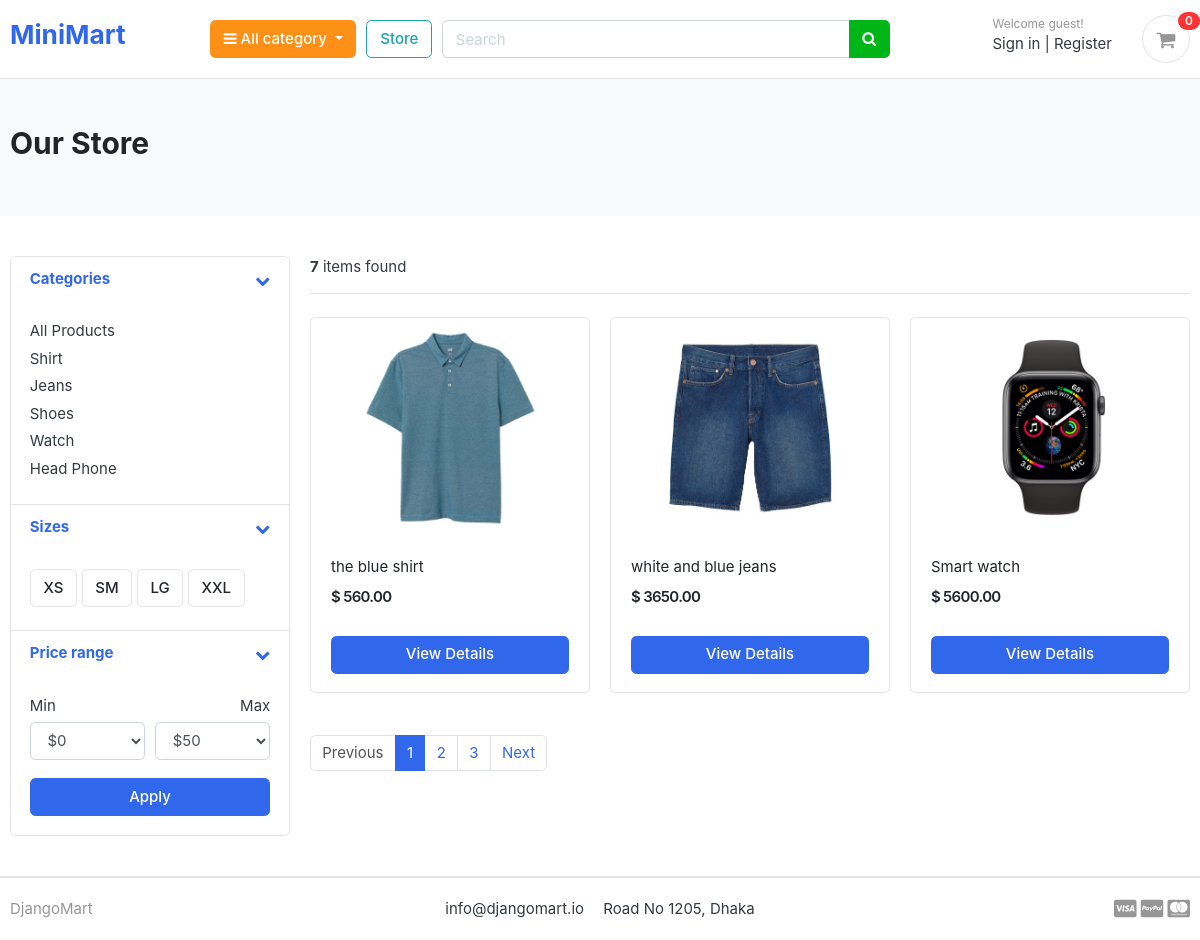
/store/, run on the app's committed database.
### category_app/models.py (models this page shows, shortened)
class CategoryModel(models.Model):
    category_name = models.CharField(max_length= 50, unique= True)
    slug = models.SlugField(max_length= 50, unique= True) # category-model-like-this
    description = models.TextField(max_length=255, blank= True)
    cat_images = models.ImageField(upload_to= 'photos/categories', blank= True)
    class Meta:
        verbose_name = 'category'
        verbose_name_plural = 'categories' # ei name show korbe admin panel e
    def get_url(self):
        return reverse('products_by_category', args= [self.slug])

### product_store_app/models.py (models this page shows, shortened)
class ProductModel(models.Model):
    product_name      = models.CharField(max_length= 200, unique= True)
    prod_slug         = models.SlugField(max_length= 200, unique= True)
    prod_descri       = models.TextField(max_length= 500, blank= True)
    prod_price        = models.DecimalField(max_digits= 10, decimal_places= 2)
    prod_img          = models.ImageField(upload_to= 'photos/products')
    prod_stock        = models.IntegerField()
    is_avaiable       = models.BooleanField(default= False)
    prod_category     = models.ForeignKey(CategoryModel, related_name='category', on_delete= models.CASCADE)
    prod_created_date = models.DateTimeField(auto_now_add= True)
    prod_modify_date  = models.DateTimeField(auto_now= True)
    class Meta:
        verbose_name = 'product'
        verbose_name_plural = 'products'
    def get_url(self):
        return reverse('product_details', args= [self.prod_category.slug, self.prod_slug])

### product_store_app/views.py (the view)
# urls.py: path('store/', include('product_store_app.urls')),
def store(request, category_slug = None): # category_slug urls.py theke argument hisabe pacchi
    categories = None
    products = None
    if category_slug != None:
        categories = get_object_or_404(CategoryModel, slug = category_slug) # kon catagory seta filter hobe
        products = ProductModel.objects.filter(prod_category= categories, is_avaiable= True)
        paginator = Paginator(products, 1) # 1 page e kotogula product show korbo
        page = request.GET.get('page') #  (?page=2)
        paged_products = paginator.get_page(page) # get the page
        product_count = products.count()
    else:
       products = ProductModel.objects.all().filter(is_avaiable= True).order_by('id') # all avaiable product show korbe
       paginator = Paginator(products, 3) # jodi total 6 product theke then 2 ta kore 3 page e show korbe
       page = request.GET.get('page') # ?page=2
       paged_products = paginator.get_page(page) # get the page
       product_count = products.count()
    context = {'products': paged_products, 'p_counts': product_count}
    return render(request, 'store/store.html', context)

### cart_app/context_processor.py (called while the page is built)
def cart_counter(request):
    cart_count = 0
    if 'admin' in request.path:
        return {}
    else:
        try:
            cart = CartModel.objects.filter(cart_id=_cart_id(request))
            if request.user.is_authenticated:
                cart_items = CartItemModel.objects.all().filter(user=request.user)
            else:
                cart_items = CartItemModel.objects.all().filter(cart=cart[:1])
            for cart_item in cart_items:
                cart_count += cart_item.quantity
        except CartModel.DoesNotExist:
            cart_count = 0
    return dict(cart_count=cart_count)

### cart_app/views.py (called while the page is built)
def _cart_id(request):
    cart = request.session.session_key
    if not cart:
       cart = request.session.create()
    else:
        return cart

### category_app/context_processor.py (called while the page is built)
def menu_links(request):
    links = CategoryModel.objects.all()
    return dict(links= links)

### product_store_app/templates/store/store.html (shortened to what this page needs)
{% extends 'base.html' %} {% load static %} {% block content %}
<section class="section-pagetop bg">
  <div class="container">
    {% if 'search' in request.path %}
    <h2 class="title-page">Search Result</h2>
    {% else %}
    <h2 class="title-page">Our Store</h2>
    {% endif %}
  </div>
</section>
<section class="section-content padding-y">
  <div class="container">
    <div class="row">
      <aside class="col-md-3">
        <div class="card">
          <article class="filter-group">
            <header class="card-header">
              <a
                href="#"
                data-toggle="collapse"
                data-target="#collapse_1"
                aria-expanded="true"
                class=""
              >
                <i class="icon-control fa fa-chevron-down"></i>
                <h6 class="title">Categories</h6>
              </a>
            </header>
            <div class="filter-content collapse show" id="collapse_1" style="">
              <div class="card-body">
                <ul class="list-menu">
                  <li><a href="{% url 'store' %}">All Products </a></li>
                  {% for category in links %}
                  <li>
                    <a href="{{ category.get_url }}"
                      >{{ category.category_name }}
                    </a>
                  </li>
                  {% endfor %}
                </ul>
              </div>
            </div>
          </article>
          <article class="filter-group">
            <header class="card-header">
              <a
                href="#"
                data-toggle="collapse"
                data-target="#collapse_4"
                aria-expanded="true"
                class=""
              >
                <i class="icon-control fa fa-chevron-down"></i>
                <h6 class="title">Sizes</h6>
              </a>
            </header>
            <div class="filter-content collapse show" id="collapse_4" style="">
              <div class="card-body">
                <label class="checkbox-btn">
                  <span class="btn btn-light"> XS </span>
                </label>
                <label class="checkbox-btn">
                  <span class="btn btn-light"> SM </span>
                </label>
                <label class="checkbox-btn">
                  <span class="btn btn-light"> LG </span>
                </label>
                <label class="checkbox-btn">
                  <span class="btn btn-light"> XXL </span>
                </label>
              </div>
            </div>
          </article>
          <article class="filter-group">
            <header class="card-header">
              <a
                href="#"
                data-toggle="collapse"
                data-target="#collapse_3"
                aria-expanded="true"
                class=""
              >
                <i class="icon-control fa fa-chevron-down"></i>
                <h6 class="title">Price range</h6>
              </a>
            </header>
            <div class="filter-content collapse show" id="collapse_3" style="">
              <div class="card-body">
                <div class="form-row">
                  <div class="form-group col-md-6">
                    <label>Min</label>
                    <select class="mr-2 form-control">
                      <option value="0">$0</option>
                    </select>
                  </div>
                  <div class="form-group text-right col-md-6">
                    <label>Max</label>
                    <select class="mr-2 form-control">
                      <option value="50">$50</option>
                    </select>
                  </div>
                </div>
                <button class="btn btn-block btn-primary">Apply</button>
              </div>
            </div>
          </article>
        </div>
      </aside>
      <main class="col-md-9">
        <header class="border-bottom mb-4 pb-3">
          <div class="form-inline">
            <span class="mr-md-auto"
              ><b>{{ p_counts }}</b> items found
            </span>
          </div>
        </header>
        <div class="row">
          {% if products %} {% for product in products %}
          <div class="col-md-4">
            <figure class="card card-product-grid">
              <div class="img-wrap">
                <a href="{{ product.get_url }}"
                  ><img src="{{ product.prod_img.url }}"
                /></a>
              </div>
              <figcaption class="info-wrap">
                <div class="fix-height">
                  <a href="{{ product.get_url }}" class="title"
                    >{{ product.product_name }}</a
                  >
                  <div class="price-wrap mt-2">
                    <span class="price">$ {{ product.prod_price }}</span>
                  </div>
                </div>
                <a
                  href="{{ product.get_url }}"
                  class="btn btn-block btn-primary"
                  >View Details
                </a>
              </figcaption>
            </figure>
          </div>
          {% endfor %} {% else %}
          <div>
            <h2>No result found. Please try again.</h2>
          </div>
          {% endif %}
        </div>
        <nav class="mt-4" aria-label="Page navigation sample">
          {% if products.has_other_pages %}
              <ul class="pagination">
            {% if products.has_previous %}
                <li class="page-item">
                <a
                  class="page-link"
                  href="?page={{products.previous_page_number}}"
                  >Previous</a
                >
              </li>
            {% else %}
                <li class="page-item disabled">
                  <a class="page-link" href="#">Previous</a>
                </li>
            {% endif %}
            {% for i in products.paginator.page_range %}
            {% if products.number == i %}
                <li class="page-item active">
                  <a class="page-link" href="#">{{i}}</a>
                </li>
            {% else %}
                <li class="page-item">
                  <a class="page-link" href="#">{{i}}</a>
                </li>
            {% endif %} {% endfor %} {% if products.has_next %}
                <li class="page-item">
                  <a class="page-link" href="?page={{products.next_page_number}}"
                    >Next</a
                  >
                </li>
            {% else %}
                <li class="page-item disabled">
                  <a class="page-link" href="#">Next</a>
                </li>
            {% endif %}
          </ul>
          {% endif %}
        </nav>
      </main>
    </div>
  </div>
</section>
{% endblock %}

### static/css/ui.css (style rules this page uses)
html { font-family: "Inter", sans-serif; font-size: 15px; }
.img-wrap { text-align: center; display: block; }
.img-wrap img { max-width: 100%; }
.price-wrap { letter-spacing: -0.7px; }
.padding-y { padding-top: 40px; padding-bottom: 40px; }
figure { margin-bottom: 0; }
article:after, .form-group:after { display: block; clear: both; content: ""; }
.bg { background-color: #f8f9fa; }
.title-page { color: #212529; }
.btn-light { background-color: #fff; border-color: #e4e4e4; }
[class*=list-] li:after { visibility: hidden; display: block; content: ""; overflow: hidden; height: 0; clear: both; }
.list-menu { list-style: none; margin: 0; padding-left: 0; }
.list-menu li { margin-bottom: 5px; }
.list-menu a { color: #343a40; }
[class*=card-product] a.title { color: #212529; display: block; }
[class*=card-product] .img-wrap { overflow: hidden; position: relative; }
[class*=card-product] .img-wrap img { height: 100%; max-width: 100%; width: auto; display: inline-block; -o-object-fit: cover; object-fit: cover; }
.card-product-grid { margin-bottom: 20px; }
.card-product-grid .img-wrap { border-radius: 0.2rem 0.2rem 0 0; height: 220px; }
.card-product-grid .info-wrap { overflow: hidden; padding: 18px 20px; }
.card-product-grid .fix-height { height: 80px; overflow: hidden; }
.card .img-wrap { overflow: hidden; }
.price { font-weight: 600; color: #212529; }
.icon-control { margin-top: 5px; float: right; font-size: 80%; }
.card-header .title { margin-bottom: 0; line-height: 1.5; }
.filter-group { border-bottom: 1px solid #e4e4e4; }
.filter-group .card-header { border-bottom: 0; }
.filter-group:last-child { border-bottom: 0; }
.checkbox-btn { position: relative; }
.section-pagetop { padding: 45px 0; }

### data on the page
CategoryModel: category_name "Shirt"
CategoryModel: category_name "Jeans"
CategoryModel: category_name "Shoes"
CategoryModel: category_name "Watch"
CategoryModel: category_name "Head Phone"
ProductModel: prod_img (picture), product_name "the blue shirt", prod_price "560.00"
ProductModel: prod_img (picture), product_name "white and blue jeans", prod_price "3650.00"
ProductModel: prod_img (picture), product_name "Smart watch", prod_price "5600.00"

### other printed values
{{ cart_count }} "0"
{{ p_counts }} "7"
{{ i }} "1"
{{ i }} "2" "3"
